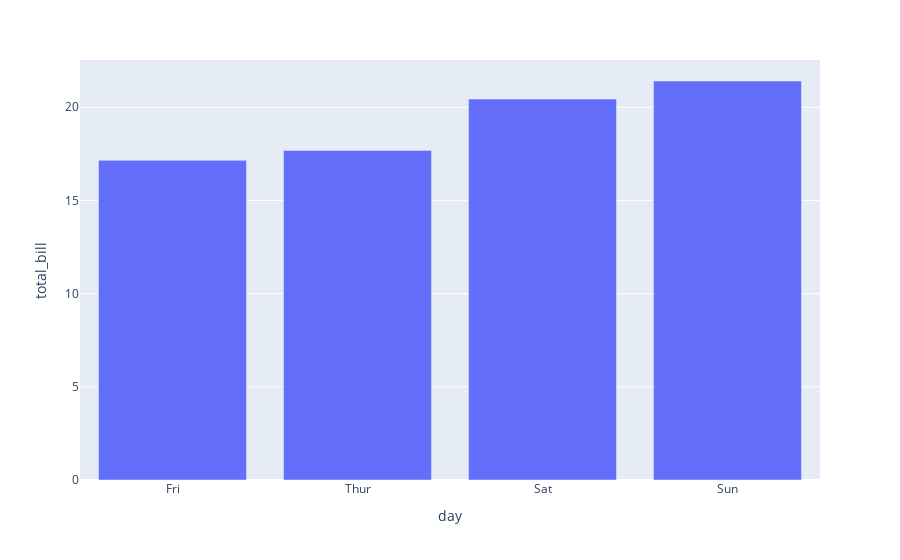

Notebook code for this chart:
### Code cell
import plotly.express as px

px.bar(data_frame=dff, x='day', y='total_bill')

### Figure 1 — Plotly figure (JSON) as saved in the notebook; plotly's stock layout.template omitted (floating-point values rounded to 4 significant figures)
{"data": [{"alignmentgroup": "True", "hovertemplate": "day=%{x}<br>total_bill=%{y}<extra></extra>", "legendgroup": "", "marker": {"color": "#636efa", "pattern": {"shape": ""}}, "name": "", "offsetgroup": "", "orientation": "v", "showlegend": false, "textposition": "auto", "type": "bar", "x": ["Fri", "Thur", "Sat", "Sun"], "xaxis": "x", "y": [17.15, 17.68, 20.44, 21.41], "yaxis": "y"}], "layout": {"autosize": true, "barmode": "relative", "legend": {"tracegroupgap": 0}, "margin": {"t": 60}, "xaxis": {"anchor": "y", "autorange": true, "domain": [0, 1], "range": [-0.5, 3.5], "title": {"text": "day"}, "type": "category"}, "yaxis": {"anchor": "x", "autorange": true, "domain": [0, 1], "range": [0, 22.54], "title": {"text": "total_bill"}, "type": "linear"}}}
